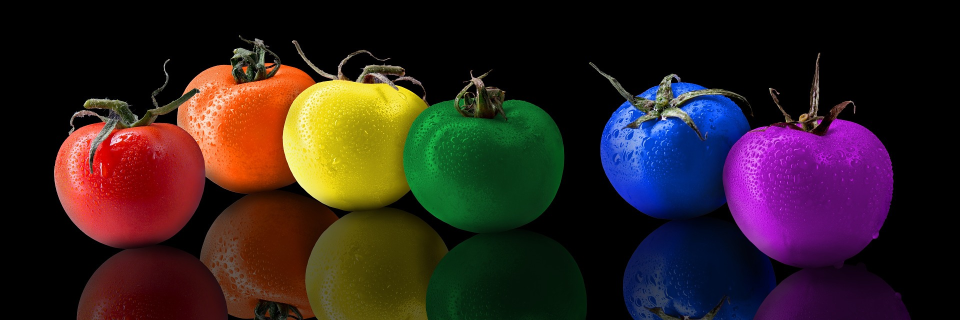
#> input picture images/fruit_1.jpg, 1920 x 640 px (shown at 1/2 size)
$ python hsv_2.py
#> lines starting #> are read from the running program, lines starting #| are printed output that depends on the picture; after the words box and inside, x2 and y2 are one past the last pixel; in counts of white or black regions, pixels touching at a corner belong together
import cv2

src = cv2.imread("images/fruit_1.jpg", cv2.IMREAD_COLOR)
#> src is the input picture: shape (640, 1920, 3); mean B, G, R 31.7, 32.7, 48.2
print(src.shape)
#| (640, 1920, 3)

hsv = cv2.cvtColor(src, cv2.COLOR_BGR2HSV)
#> hsv: shape (640, 1920, 3); mean H, S, V 44.6, 125.1, 63.6
h, s, v = cv2.split(hsv)
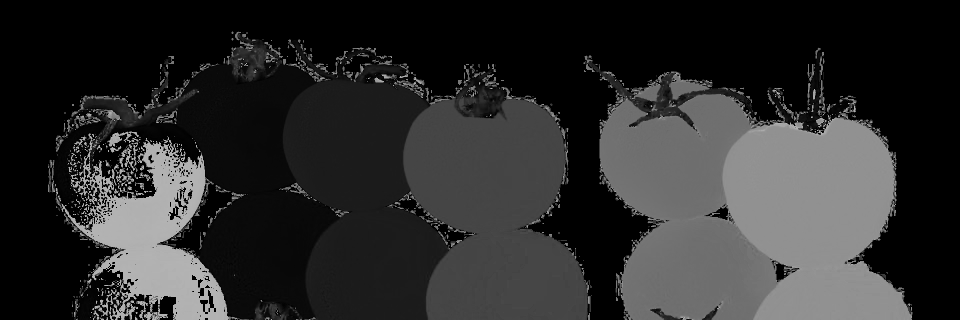
#> h: shape (640, 1920) (shown at 1/2 size); min 0, max 179, mean 44.6
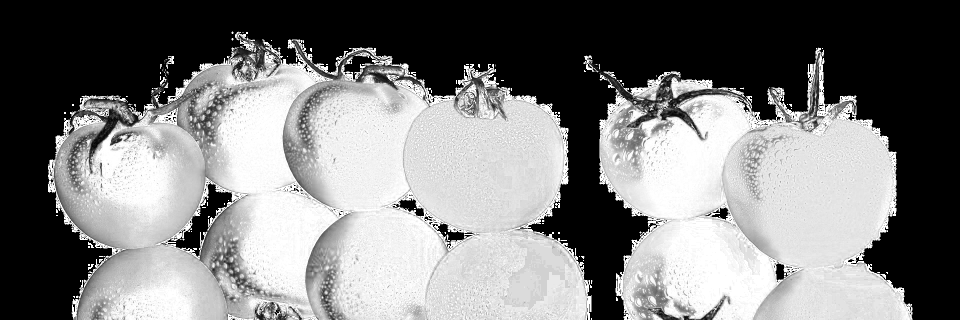
#> s: shape (640, 1920) (shown at 1/2 size); min 0, max 255, mean 125.1
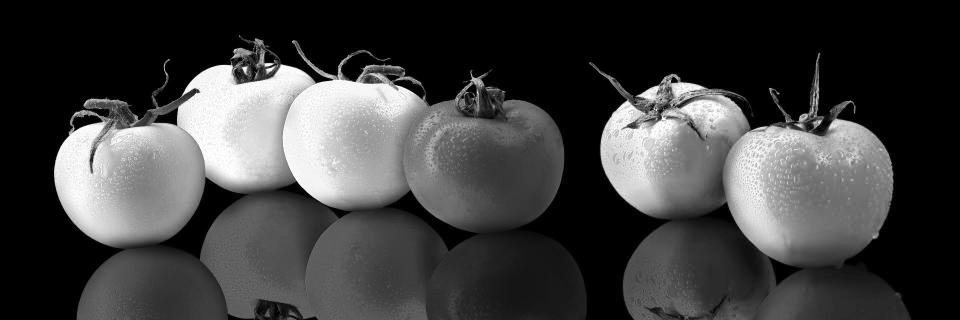
#> v: shape (640, 1920) (shown at 1/2 size); min 0, max 255, mean 63.6

h = cv2.inRange(h, 8, 20)
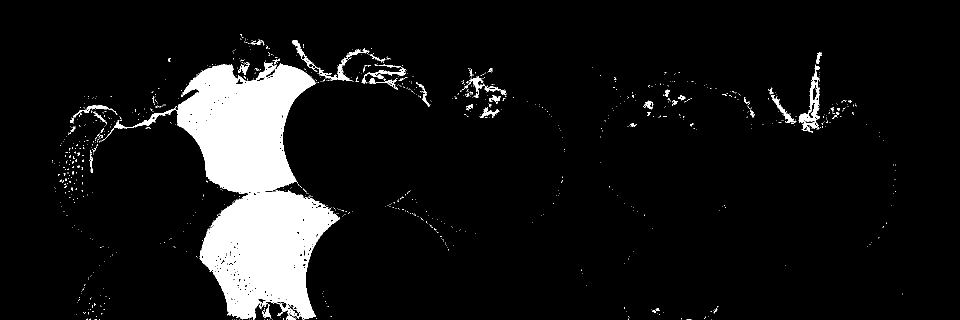
#> h: shape (640, 1920) (shown at 1/2 size); 8.5% white; 1021 white regions (963 under 20 px), largest, box (x1, y1, x2, y2) and area: (353, 125, 679, 640) 92435, (1597, 129, 1640, 265) 1746, (624, 99, 739, 163) 933
orange = cv2.bitwise_and(hsv, hsv, mask = h)
#> orange: shape (640, 1920, 3); mean H, S, V 0.9, 17.3, 12
orange = cv2.cvtColor(orange, cv2.COLOR_HSV2BGR)

h = cv2.resize(h, dsize=(0, 0), fx=0.5, fy=0.5, interpolation=cv2.INTER_LINEAR)
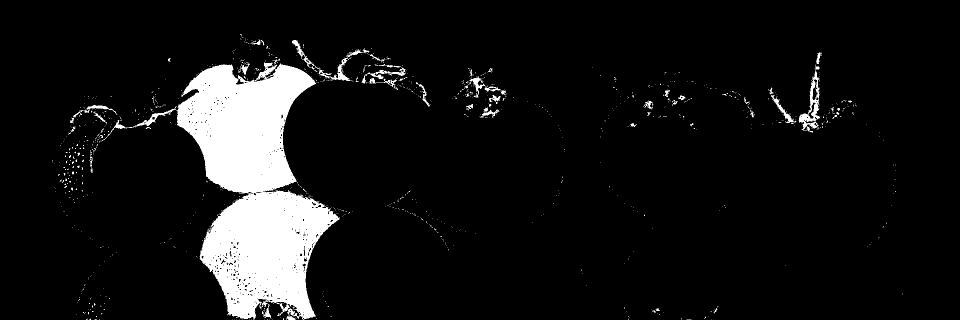
#> h: shape (320, 960); min 0, max 255, mean 21.6
orange = cv2.resize(orange, dsize=(0, 0), fx=0.5, fy=0.5, interpolation=cv2.INTER_LINEAR)
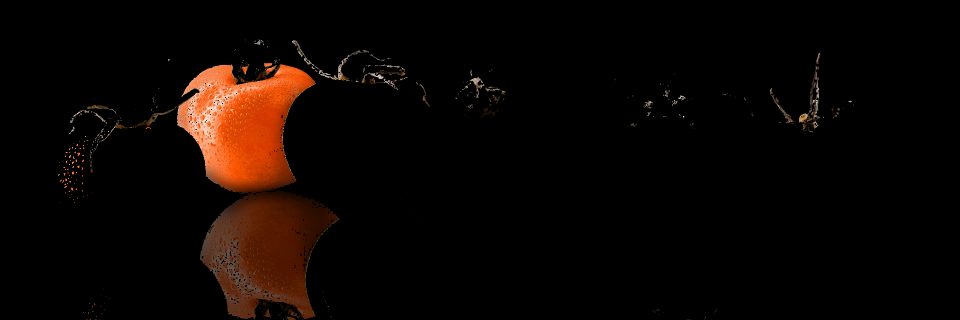
#> orange: shape (320, 960, 3); mean B, G, R 2.5, 5.5, 12.1
src = cv2.resize(src, dsize=(0, 0), fx=0.5, fy=0.5, interpolation=cv2.INTER_LINEAR)
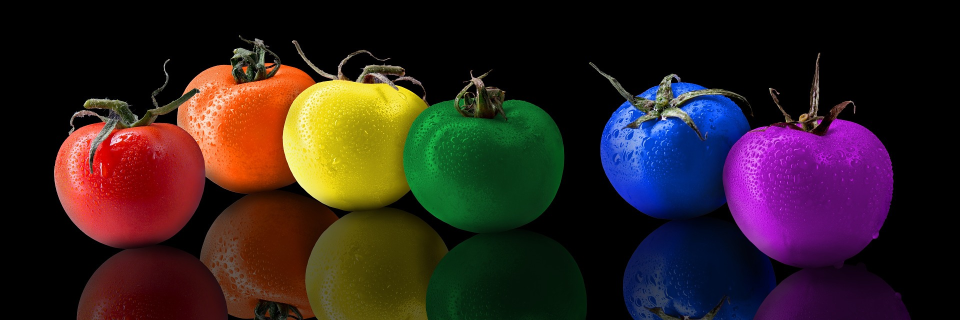
#> src: shape (320, 960, 3); mean B, G, R 31.7, 32.7, 48.3

cv2.imshow("src", src)
cv2.imshow("h", h)
cv2.imshow("orange", orange)
cv2.waitKey()
cv2.destroyAllWindows()

$ run again, with images/amin2.jpg copied over images/fruit_1.jpg
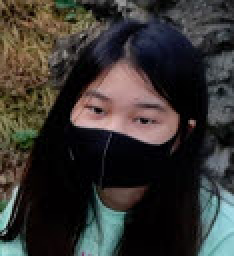
#> input picture images/amin2.jpg, 117 x 128 px (shown 2 times larger)
#> src is the input picture: shape (128, 117, 3); mean B, G, R 49.2, 52.2, 55.1
#| (128, 117, 3)
#> hsv: shape (128, 117, 3); mean H, S, V 74.2, 106, 61.6
#> `h = cv2.inRange(h, 8, 20)`:
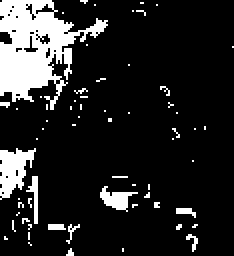
#> h: shape (128, 117) (shown 2 times larger); 14.4% white; 64 white regions (56 under 20 px), largest, box (x1, y1, x2, y2) and area: (0, 0, 54, 55) 1425, (0, 74, 18, 100) 272, (50, 93, 69, 106) 115
#> `src = cv2.resize(src, dsize=(0, 0), fx=0.5, fy=0.5, interpolation=cv2...`:
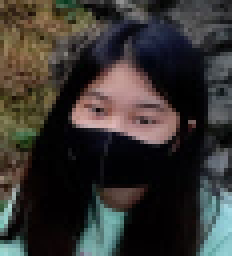
#> src: shape (64, 58, 3) (shown 4 times larger); mean B, G, R 49, 52.1, 55.1

$ run again, with images/ian_n_hyun.jpg copied over images/fruit_1.jpg
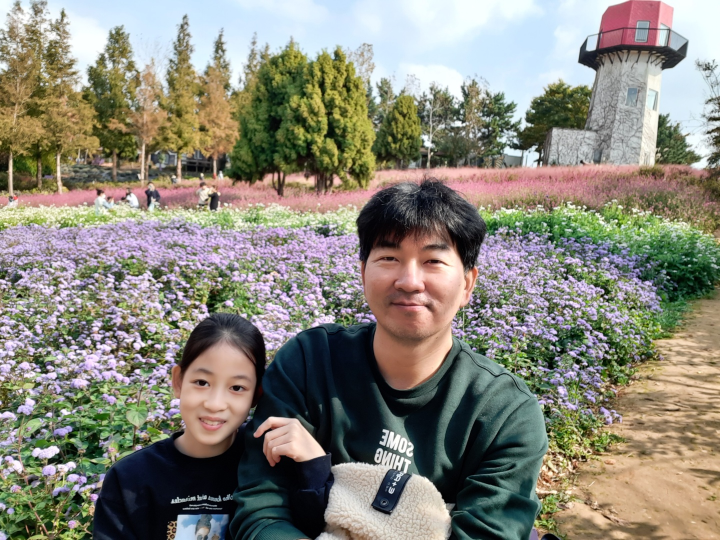
#> input picture images/ian_n_hyun.jpg, 1440 x 1080 px (shown at 1/2 size)
#> src is the input picture: shape (1080, 1440, 3); mean B, G, R 121.7, 134, 136.5
#| (1080, 1440, 3)
#> hsv: shape (1080, 1440, 3); mean H, S, V 66.2, 83.4, 148.7
#> `h = cv2.inRange(h, 8, 20)`:
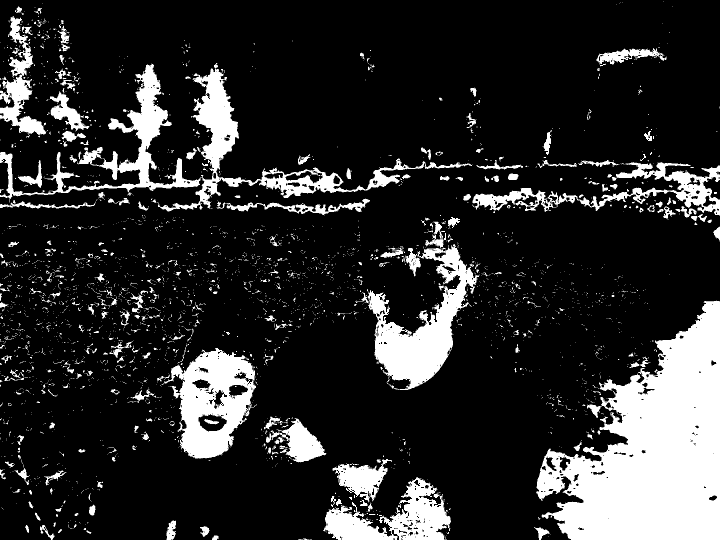
#> h: shape (1080, 1440) (shown at 1/2 size); 17.4% white; 3227 white regions (2890 under 20 px), largest, box (x1, y1, x2, y2) and area: (1072, 601, 1440, 1080) 102025, (0, 127, 945, 423) 36352, (734, 488, 959, 780) 24388
#> `src = cv2.resize(src, dsize=(0, 0), fx=0.5, fy=0.5, interpolation=cv2...`:
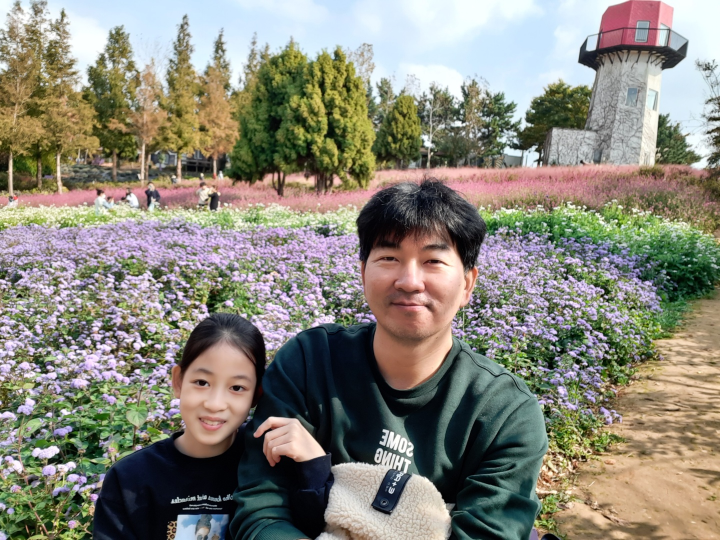
#> src: shape (540, 720, 3); mean B, G, R 121.9, 134.1, 136.6
